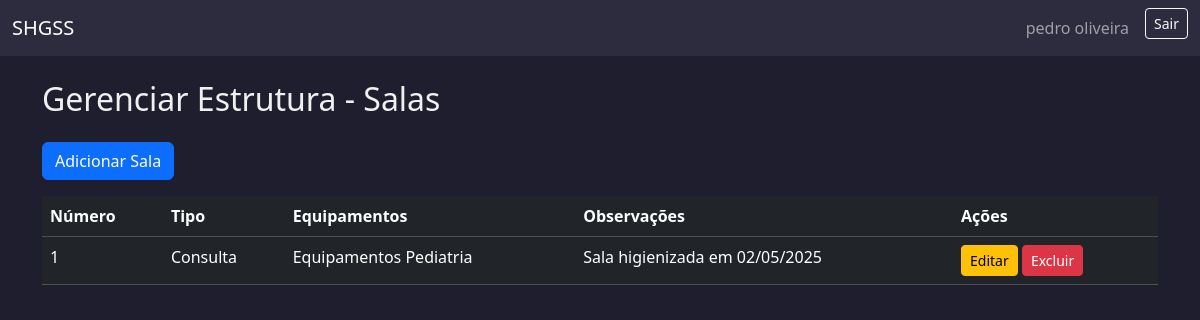
/estrutura/ (signed in), run on an earlier commit of the app's database.
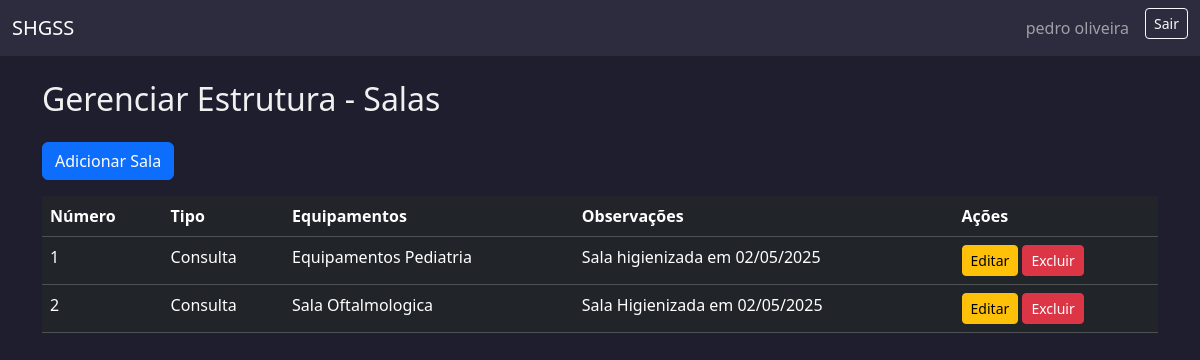
And on a later commit of the database.
### usuarios/models.py (models this page shows, shortened)
class Sala(models.Model):
    TIPO_CHOICES = [
        ('consulta', 'Consulta'),
        ('exame', 'Exame'),
    ]
    numero = models.CharField("Número da Sala", max_length=10, unique=True)
    tipo = models.CharField("Tipo", max_length=10, choices=TIPO_CHOICES)
    equipamentos = models.TextField("Equipamentos Instalados", blank=True, null=True)
    observacoes = models.TextField("Observações", blank=True, null=True)

### usuarios/views.py (the view)
# urls.py: path('estrutura/', views.lista_salas, name='lista_salas'),
@role_required('administrativo')
def lista_salas(request):
    salas = Sala.objects.all()
    return render(request, 'estrutura/lista_salas.html', {'salas': salas})

### templates/estrutura/lista_salas.html (shortened to what this page needs)
{% extends 'base.html' %}
{% block content %}
<h2 class="mb-4">Gerenciar Estrutura - Salas</h2>
<a href="{% url 'adicionar_sala' %}" class="btn btn-primary mb-3">Adicionar Sala</a>
<table class="table table-dark table-hover">
    <thead>
        <tr>
            <th>Número</th>
            <th>Tipo</th>
            <th>Equipamentos</th>
            <th>Observações</th>
            <th>Ações</th>
        </tr>
    </thead>
    <tbody>
        {% for sala in salas %}
        <tr>
            <td>{{ sala.numero }}</td>
            <td>{{ sala.get_tipo_display }}</td>
            <td>{{ sala.equipamentos }}</td>
            <td>{{ sala.observacoes }}</td>
            <td>
                <a href="{% url 'editar_sala' sala.pk %}" class="btn btn-sm btn-warning">Editar</a>
                <a href="{% url 'excluir_sala' sala.pk %}" class="btn btn-sm btn-danger">Excluir</a>
            </td>
        </tr>
        {% empty %}
        <tr>
            <td colspan="5">Nenhuma sala cadastrada.</td>
        </tr>
        {% endfor %}
    </tbody>
</table>
{% endblock %}

What changed in the data, as far as the page shows it:
added Sala: numero "2", tipo "Consulta", equipamentos "Sala Oftalmologica", observacoes "Sala Higienizada em 02/05/2025"
